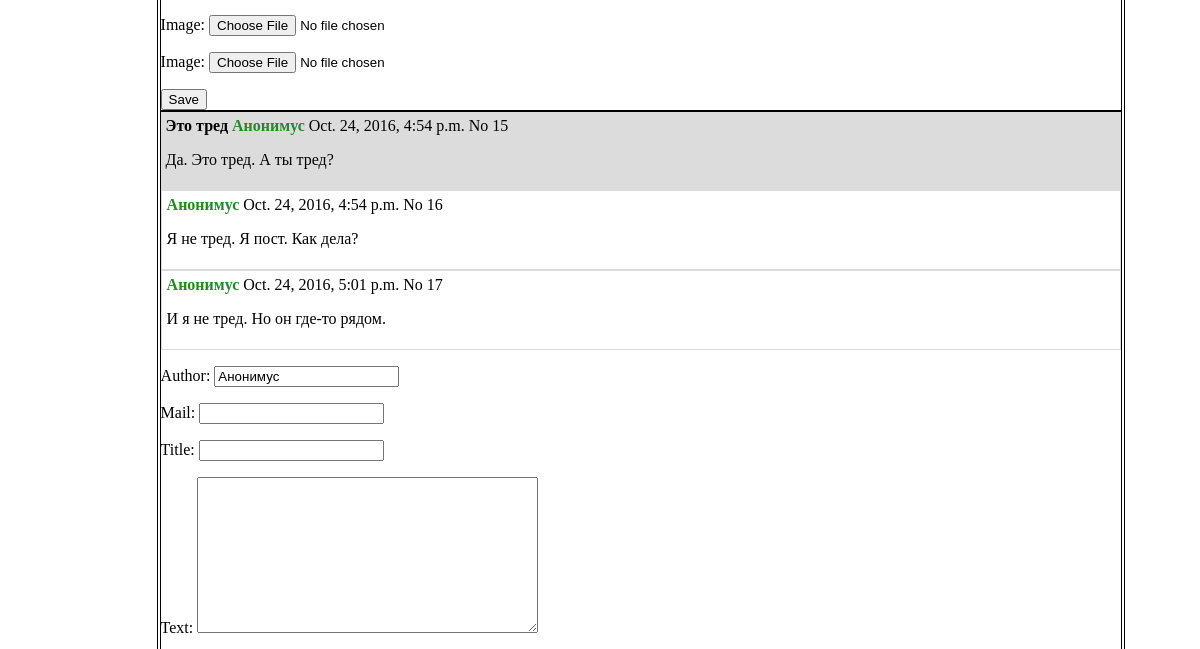
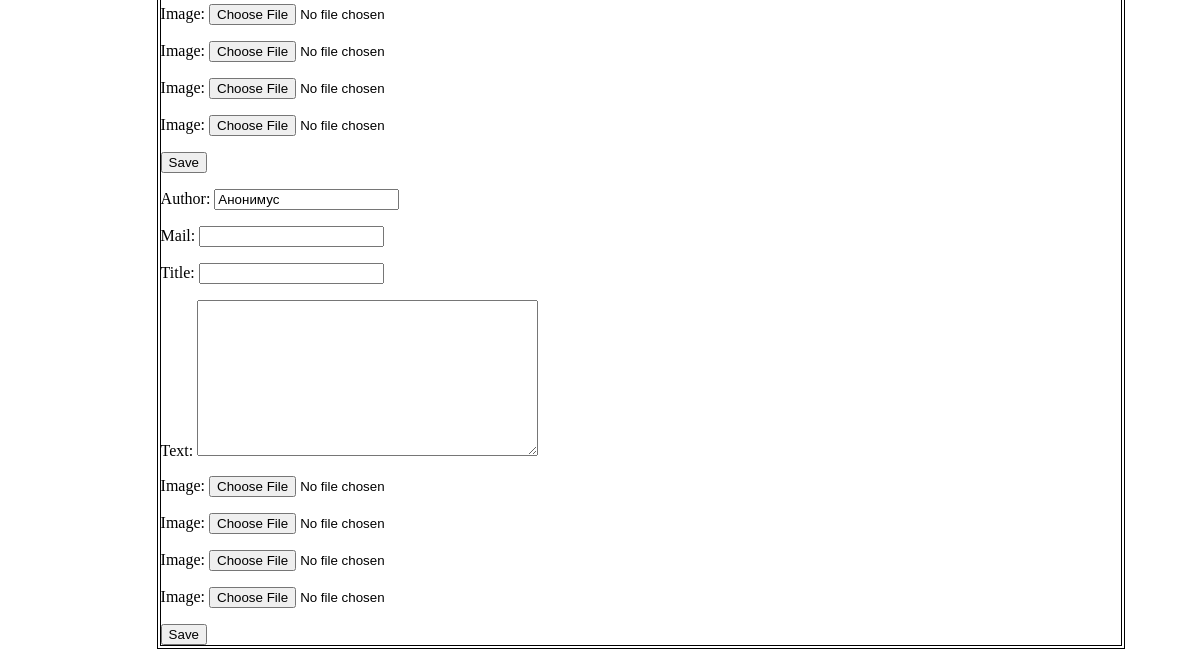
The page /b/ (lower part) on the database as committed earlier (2 pictures, top to bottom).
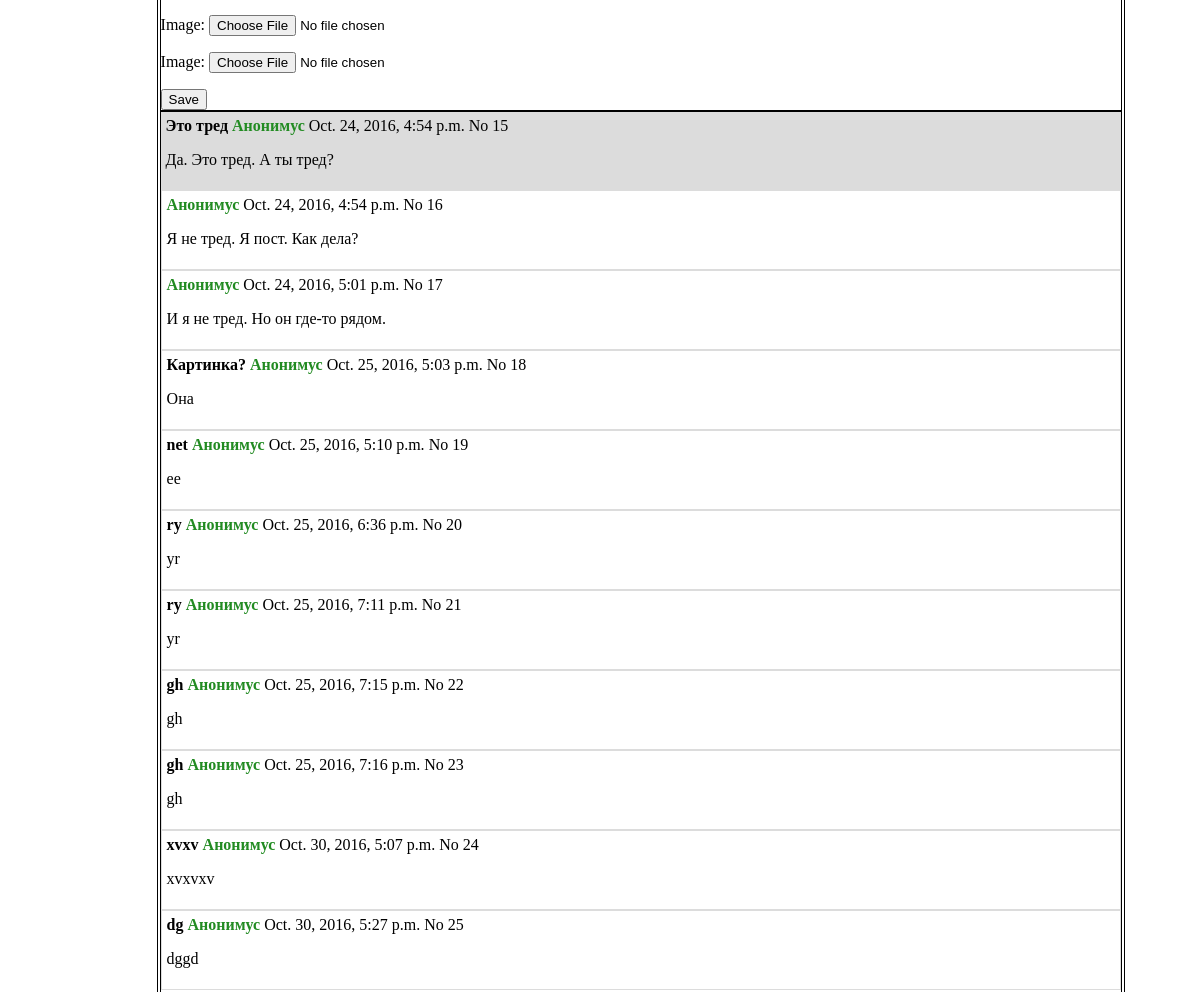
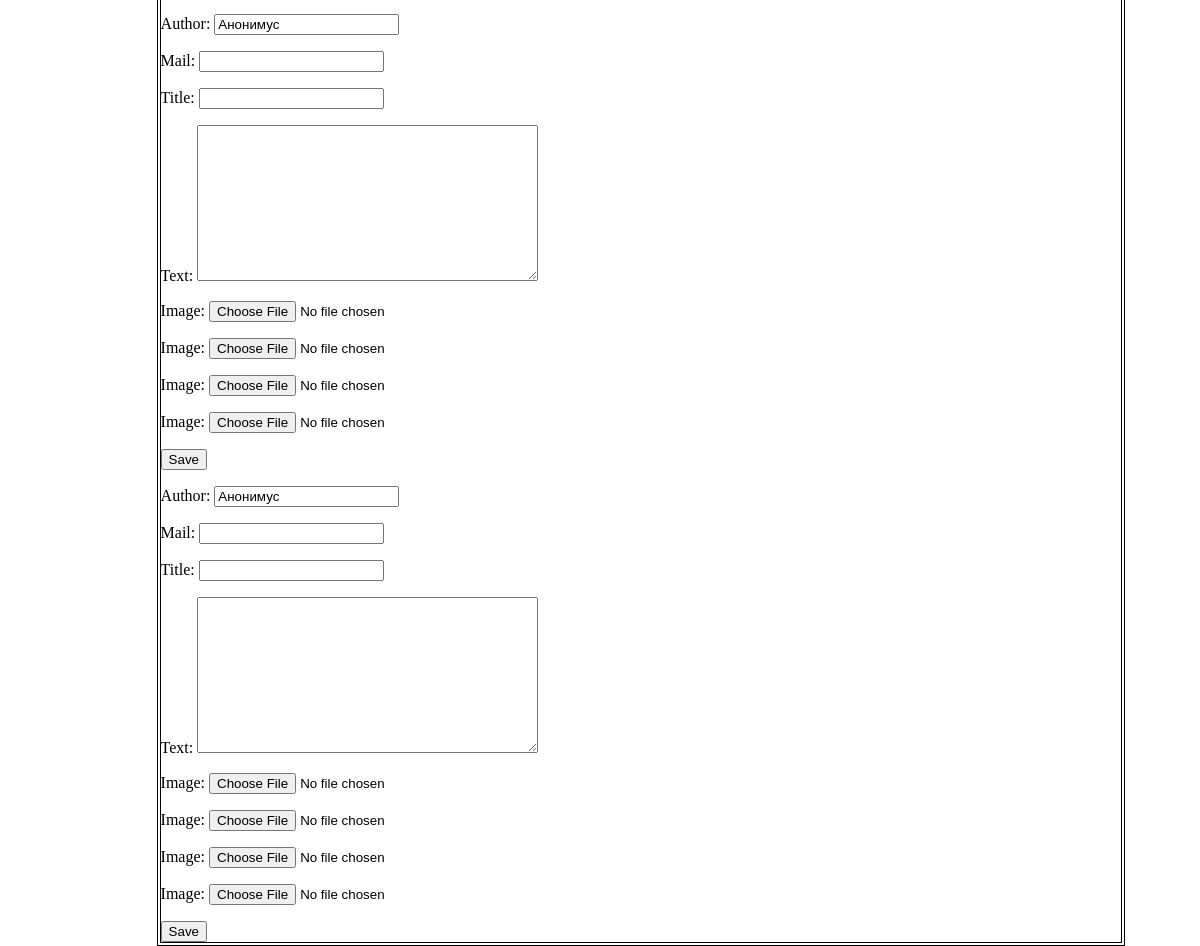
The same page on the database as committed later (2 pictures, top to bottom).
### BoardApp/models.py (models this page shows, shortened)
class Post(models.Model):
    ordering = ['-time']
    time = models.DateTimeField(default = timezone.now)
    author = models.CharField(max_length=100, blank=True, default='Анонимус')
    mail = models.EmailField(null=True, blank=True)
    title = models.CharField(max_length=200, blank=True)
    text = models.TextField()
    on_board = models.ForeignKey(Board,related_name="posts")
    post_id = models.PositiveIntegerField(null=True, blank=True)
    father_id = models.PositiveIntegerField(null=True, blank=True)

### BoardApp/views.py (the view, shortened to what this page needs)
# urls.py: url(r'^(?P<board_name>[a-z]{1,10})/$',views.show_boards),
def show_boards(request, board_name):
    board = get_object_or_404(Board, name=board_name)
    posts = Post.objects.filter(on_board=board, father_id__isnull=True)
    comments = Post.objects.filter(on_board=board, father_id__isnull=False)
    file_form_list = [ FileForm() for i in range(4)]
    if request.method == "POST" and 'new_thread' in request.POST:
        form = PostingForm(request.POST)
        file_form = FileForm(request.FILES)
        if form.is_valid():
            tread = form.save(commit=False)
            tread.published_date = timezone.now()
            tread.on_board = board
            board.counter += 1
            board.save()
            tread.post_id = board.counter
            tread.save()
            if file_form.is_valid() and request.FILES:
                for img in request.FILES.getlist('image'):
                    AttachFile.objects.create(post=tread, image=img)
    else:
        form = PostingForm()
        file_form = FileForm()
    context = {
        'board': board,
        'posts': posts,
        'comments': comments,
        'form':  PostingForm(),
        'file_form_list': file_form_list
    }
    return render(request, 'BoardApp/content.html', context)

### BoardApp/forms.py
class PostingForm(ModelForm):
    class Meta:
        model = Post
        fields = ('author', 'mail', 'title', 'text', 'father_id')
        widgets = {
            'father_id': HiddenInput(),
        }

### BoardApp/templates/BoardApp/content.html (shortened to what this page needs)
{% extends 'BoardApp/index.html' %}
{% block content %}
    {% for post in posts %}
        <article class='posts'>
				    <span>
                        <strong>{{ post.title }}</strong>
                        <strong style="color: forestgreen">{{ post.author }}</strong>
                        {{ post.time }}
                        No
                        {{ post.post_id }}
                    </span>
            <p>{{ post.text }}</p>
        </article>
        {% for comment in comments %}
            {% if comment.father_id == post.post_id %}
                <article class='comment'>
				    <span>
                        <strong>{{ comment.title }}</strong>
                        <strong style="color: forestgreen">{{ comment.author }}</strong>
                        {{ comment.time }}
                        No
                        {{ comment.post_id }}
                    </span>
                    <p>{{ comment.text }}</p>
                </article>
            {% endif %}
        {% endfor %}
        <form method="POST" class="post-form" enctype="multipart/form-data">{% csrf_token %}
            {{ form.as_p }}
            {% for ff in file_form_list %}
                {{ ff.as_p }}
            {% endfor %}
            <button type="submit" class="save btn btn-default" name="new_post">Save</button>
        </form>
    {% endfor %}
    <form method="POST" class="post-form" enctype="multipart/form-data">{% csrf_token %}
        {{ form.as_p }}
            {% for ff in file_form_list %}
                {{ ff.as_p }}
            {% endfor %}
        <button type="submit" class="save btn btn-default" name="new_thread">Save</button>
    </form>
{% endblock %}

Rows that differ between the two databases and show on the page:
added Post: title "Картинка?", author "Анонимус", time "Oct. 25, 2016, 5:03 p.m.", post_id "18", text "Она", shown under "Это тред"
added Post: title "net", author "Анонимус", time "Oct. 25, 2016, 5:10 p.m.", post_id "19", text "ee", shown under "Это тред"
added Post: title "ry", author "Анонимус", time "Oct. 25, 2016, 6:36 p.m.", post_id "20", text "yr", shown under "Это тред"
added Post: title "ry", author "Анонимус", time "Oct. 25, 2016, 7:11 p.m.", post_id "21", text "yr", shown under "Это тред"
added Post: title "gh", author "Анонимус", time "Oct. 25, 2016, 7:15 p.m.", post_id "22", text "gh", shown under "Это тред"
added Post: title "gh", author "Анонимус", time "Oct. 25, 2016, 7:16 p.m.", post_id "23", text "gh", shown under "Это тред"
added Post: title "xvxv", author "Анонимус", time "Oct. 30, 2016, 5:07 p.m.", post_id "24", text "xvxvxv", shown under "Это тред"
added Post: title "dg", author "Анонимус", time "Oct. 30, 2016, 5:27 p.m.", post_id "25", text "dggd", shown under "Это тред"
